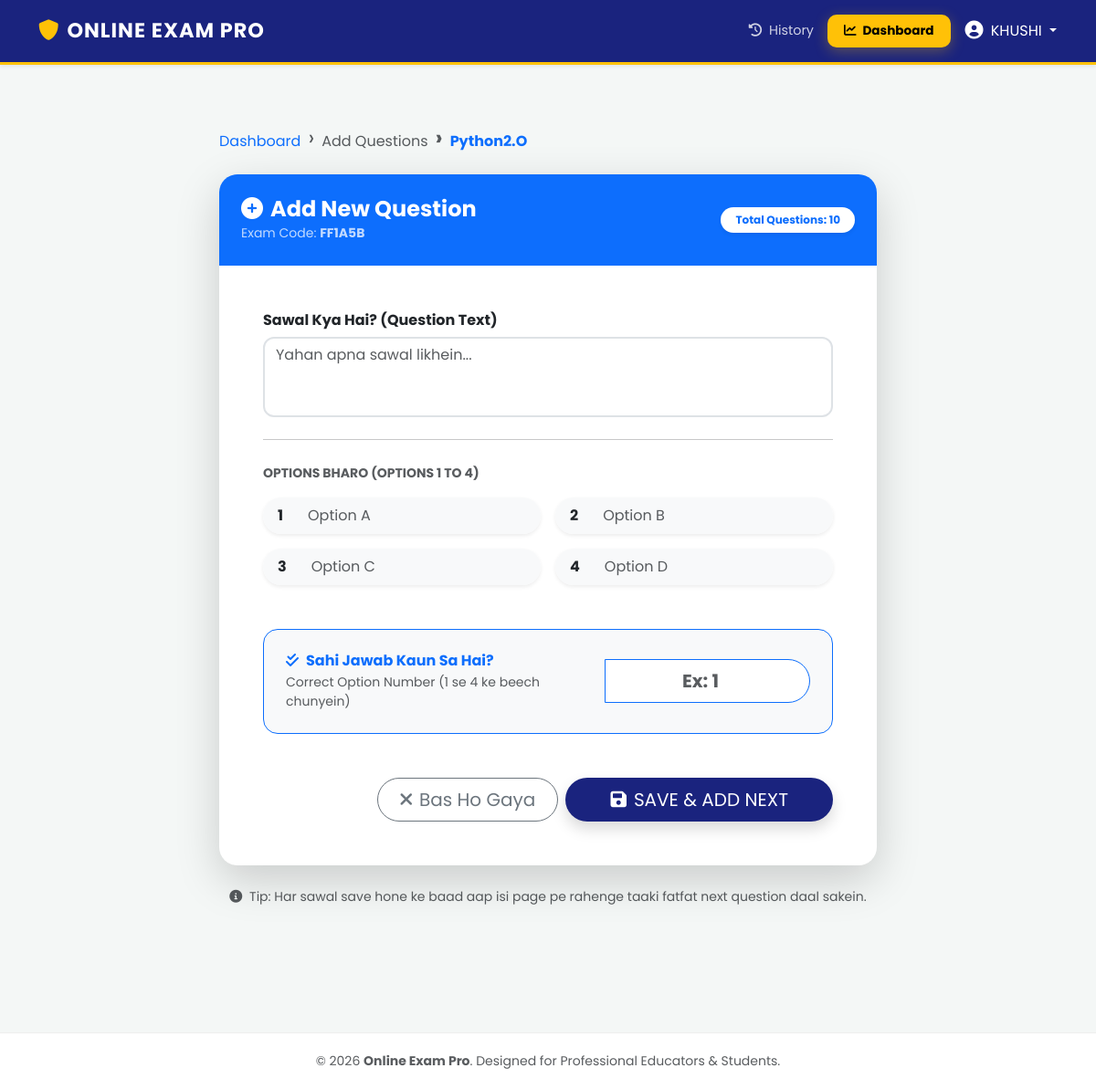
The page /add-question/3/ (signed in) on the database its author committed.
### exam/models.py (models this page shows, shortened)
class Exam(models.Model):
    author = models.ForeignKey(User, on_delete=models.CASCADE, related_name='my_exams', null=True, blank=True)
    title = models.CharField(max_length=200)
    description = models.TextField(blank=True)
    exam_code = models.CharField(max_length=8, unique=True, editable=False)
    duration_minutes = models.PositiveIntegerField(default=30, help_text="Duration in minutes")
    created_at = models.DateTimeField(auto_now_add=True)

### exam/views.py (the view, shortened to what this page needs)
# urls.py: path('add-question/<int:exam_id>/', views.add_question, name='add_question'),
@staff_member_required
def add_question(request, exam_id):
    exam = get_object_or_404(Exam, id=exam_id, author=request.user)
    return render(request, 'add_question.html', {'exam': exam})

### exam/templates/add_question.html (shortened to what this page needs)
{% extends 'base.html' %}
{% block content %}
<div class="container py-5">
    <div class="row justify-content-center">
        <div class="col-lg-8">
            <nav aria-label="breadcrumb" class="mb-4">
                <ol class="breadcrumb">
                    <li class="breadcrumb-item"><a href="{% url 'teacher_dashboard' %}" class="text-decoration-none">Dashboard</a></li>
                    <li class="breadcrumb-item active">Add Questions</li>
                    <li class="breadcrumb-item active text-primary fw-bold">{{ exam.title }}</li>
                </ol>
            </nav>
            <div class="card shadow-lg border-0 overflow-hidden" style="border-radius: 20px;">
                <div class="card-header bg-primary p-4 border-0 text-white d-flex justify-content-between align-items-center">
                    <div>
                        <h4 class="fw-bold mb-0"><i class="fas fa-plus-circle me-2"></i>Add New Question</h4>
                        <small class="opacity-75">Exam Code: <strong>{{ exam.exam_code }}</strong></small>
                    </div>
                    <div class="text-end">
                        <span class="badge bg-white text-primary rounded-pill px-3 py-2 fw-bold shadow-sm">
                            Total Questions: {{ exam.questions.count }}
                        </span>
                    </div>
                </div>
                <div class="card-body p-4 p-md-5">
                    <form method="POST">
                        <div class="mb-4">
                            <label class="form-label fw-bold text-dark h6">Sawal Kya Hai? (Question Text)</label>
                            <textarea name="text" class="form-control border-2" rows="3"
                                      placeholder="Yahan apna sawal likhein..." required
                                      style="border-radius: 12px; resize: none;"></textarea>
                        </div>
                        <hr class="my-4 opacity-10">
                        <label class="form-label fw-bold text-muted small text-uppercase mb-3">Options Bharo (Options 1 to 4)</label>
                        <div class="row g-3">
                            <div class="col-md-6">
                                <div class="input-group shadow-sm rounded-pill">
                                    <span class="input-group-text bg-light border-0 fw-bold px-3">1</span>
                                    <input type="text" name="opt1" class="form-control border-0 bg-light py-2" placeholder="Option A" required>
                                </div>
                            </div>
                            <div class="col-md-6">
                                <div class="input-group shadow-sm rounded-pill">
                                    <span class="input-group-text bg-light border-0 fw-bold px-3">2</span>
                                    <input type="text" name="opt2" class="form-control border-0 bg-light py-2" placeholder="Option B" required>
                                </div>
                            </div>
                            <div class="col-md-6">
                                <div class="input-group shadow-sm rounded-pill">
                                    <span class="input-group-text bg-light border-0 fw-bold px-3">3</span>
                                    <input type="text" name="opt3" class="form-control border-0 bg-light py-2" placeholder="Option C" required>
                                </div>
                            </div>
                            <div class="col-md-6">
                                <div class="input-group shadow-sm rounded-pill">
                                    <span class="input-group-text bg-light border-0 fw-bold px-3">4</span>
                                    <input type="text" name="opt4" class="form-control border-0 bg-light py-2" placeholder="Option D" required>
                                </div>
                            </div>
                        </div>
                        <div class="mt-5 p-4 bg-light rounded-4 border border-dashed border-primary" style="border-radius: 15px;">
                            <div class="row align-items-center">
                                <div class="col-md-7">
                                    <h6 class="fw-bold mb-1 text-primary"><i class="fas fa-check-double me-2"></i>Sahi Jawab Kaun Sa Hai?</h6>
                                    <p class="small text-muted mb-md-0">Correct Option Number (1 se 4 ke beech chunyein)</p>
                                </div>
                                <div class="col-md-5">
                                    <input type="number" name="correct" min="1" max="4" class="form-control form-control-lg border-primary text-center fw-bold"
                                           placeholder="Ex: 1" required style="border-radius: 10px;">
                                </div>
                            </div>
                        </div>
                        <div class="mt-5 d-grid gap-2 d-md-flex justify-content-md-end">
                            <a href="{% url 'teacher_dashboard' %}" class="btn btn-outline-secondary btn-lg px-4 rounded-pill">
                                <i class="fas fa-times me-2"></i>Bas Ho Gaya
                            </a>
                            <button type="submit" class="btn btn-pro btn-lg px-5 shadow rounded-pill">
                                <i class="fas fa-save me-2"></i>SAVE & ADD NEXT
                            </button>
                        </div>
                    </form>
                </div>
            </div>
            <div class="mt-4 text-center">
                <p class="text-muted small">
                    <i class="fas fa-info-circle me-1"></i> Tip: Har sawal save hone ke baad aap isi page pe rahenge taaki fatfat next question daal sakein.
                </p>
            </div>
        </div>
    </div>
</div>
{% endblock %}

### exam/templates/base.html (shortened to what this page needs)
<!DOCTYPE html>
<html lang="en">
<head>
    <link href="https://cdn.jsdelivr.net/npm/bootstrap@5.3.0/dist/css/bootstrap.min.css" rel="stylesheet">
    <link rel="stylesheet" href="https://cdnjs.cloudflare.com/ajax/libs/font-awesome/6.0.0/css/all.min.css">
</head>
<body>
    <nav class="navbar navbar-dark shadow-sm sticky-top">
        <div class="container">
            <a class="navbar-brand fw-bold" href="{% url 'home' %}">
                <i class="fas fa-shield-alt text-warning me-2"></i>ONLINE EXAM PRO
            </a>
            {% if user.is_authenticated %}
            <div class="d-flex align-items-center">
                <a href="{% url 'my_results' %}" class="nav-link-custom">
                    <i class="fas fa-history me-1"></i> History
                </a>
                {% if user.is_staff %}
                <a href="{% url 'teacher_dashboard' %}" class="btn-teacher">
                    <i class="fas fa-chart-line me-1"></i> Dashboard
                </a>
                {% endif %}
                <div class="dropdown">
                    <button class="btn btn-link text-white text-decoration-none dropdown-toggle p-0" type="button" data-bs-toggle="dropdown">
                        <i class="fas fa-user-circle fa-lg me-1"></i> {{ user.username|upper }}
                    </button>
                </div>
            </div>
            {% else %}
            <div class="d-flex">
                <a href="{% url 'login' %}" class="nav-link-custom">Login</a>
                <a href="{% url 'register' %}" class="btn btn-light btn-sm fw-bold rounded-pill px-3">Join Now</a>
            </div>
            {% endif %}
        </div>
    </nav>
    <div class="container py-4">
        {% block content %}
        {% endblock %}
    </div>
    <footer>
        <div class="container text-center">
            <p class="mb-0 text-muted small">&copy; 2026 <strong>Online Exam Pro</strong>. Designed for Professional Educators & Students.</p>
        </div>
    </footer>
</body>
</html>

### exam/templates/base.html (style rules this page uses)
:root { --primary-blue: #1a237e; --hover-blue: #0d47a1; --accent-yellow: #ffc107; }
body { background: #f4f7f6; font-family: 'Poppins', sans-serif; min-height: 100vh; }
.navbar { background: var(--primary-blue) !important; padding: 12px 0; border-bottom: 3px solid var(--accent-yellow); }
.navbar-brand { font-size: 1.4rem; letter-spacing: 1px; transition: 0.3s; }
.nav-link-custom { color: rgba(255,255,255,0.8) !important; font-size: 0.9rem; margin-right: 15px; transition: 0.3s; text-decoration: none; }
.card { border: none; border-radius: 18px; box-shadow: 0 10px 30px rgba(0,0,0,0.05); }
.btn-teacher { background: var(--accent-yellow); color: #000; font-weight: 700; border-radius: 10px; padding: 8px 18px; margin-right: 15px; text-decoration: none; font-size: 0.85rem; box-shadow: 0 4px 15px rgba(255, 193, 7, 0.3); transition: 0.3s; }
footer { background: #fff; padding: 20px 0; margin-top: 50px; border-top: 1px solid #eee; }

### exam/templates/add_question.html (style rules this page uses)
.input-group-text { border-radius: 50px 0 0 50px !important; }
.form-control { border-radius: 0 50px 50px 0 !important; }
textarea.form-control { border-radius: 12px !important; }
.btn-pro { background-color: #1a237e; color: white; transition: 0.3s; }
.breadcrumb-item + .breadcrumb-item::before { content: "›"; font-size: 1.5rem; vertical-align: middle; line-height: 0.7; }

### rows shown on the page
Exam: title "Python2.O", exam_code "FF1A5B", questions.count "10"

### other values the page prints
{{ user.username|upper }} "KHUSHI"
